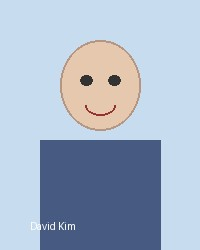
#> input picture storage_data/enrollments/16ba07f4dc284f9baee477d871f12a77.jpg, 200 x 250 px
$ python -i classifier.py   (imports and definitions only)   (older library calls are emulated)
#> lines starting #> are read from the running program, lines starting #| are printed output that depends on the picture
import cv2
import numpy as np
from typing import Dict, Any, Optional
from app.schemas.models import ComplianceViolationResult

# [142 lines that did not run here, left out]

# [1 line that did not run here, left out]

>>> import cv2
>>> picture = cv2.imread('../../../storage_data/enrollments/16ba07f4dc284f9baee477d871f12a77.jpg', cv2.IMREAD_GRAYSCALE)
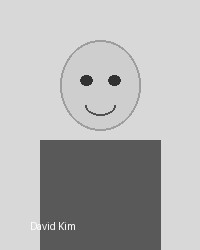
#> picture: shape (250, 200); min 38, max 255, mean 180
#> (the run stopped early here; a loop or call above may not have finished)
